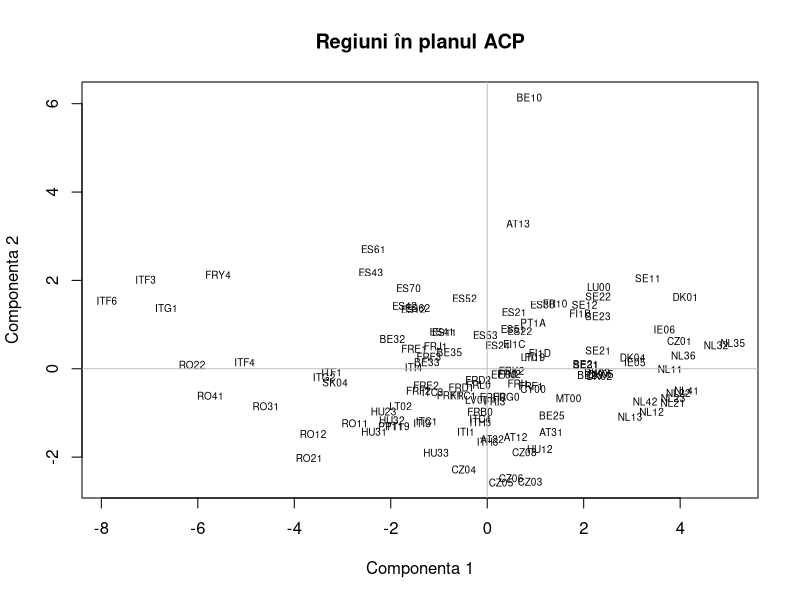

This chart was generated by the following R code:
# Date de exercițiu; rulează tu, dacă dorești. Nu necesită pachete externe.
# Salvează CSV-ul și acest script în același folder; setează acel folder în R.
d <- read.csv("model-01.csv", row.names = 1, check.names = FALSE)
R <- cor(d)
e <- eigen(R, symmetric = TRUE)
V <- e$vectors
anchors <- c(4,7,12,1,5,10,4,2,9,4,7,3)
for (j in seq_len(ncol(V))) if (V[anchors[j], j] < 0) V[,j] <- -V[,j]
factor <- sweep(V, 2, sqrt(e$values), "*")
rownames(factor) <- colnames(d)
colnames(factor) <- paste0("Dim", seq_len(ncol(d)))
scoruri <- scale(d) %*% V
rownames(scoruri) <- rownames(d)
print(round(R, 3))
print(round(cbind(lambda=e$values, procent=100*e$values/ncol(d), cumulat=cumsum(100*e$values/ncol(d))), 3))
print(round(factor[,1:2], 3))
print(round(cbind(Dim1=factor[,1], Dim2=factor[,2], ctr1=100*V[,1]^2, ctr2=100*V[,2]^2), 3))
plot(scoruri[,1:2], type="n", xlab="Componenta 1", ylab="Componenta 2", main="Regiuni în planul ACP")
text(scoruri[,1:2], labels=rownames(d), cex=.6)
abline(h=0,v=0,col="grey")
# Scorurile folosesc standardizarea cu abaterea standard de eșantion.
# Față de alte funcții PCA, semnul axelor sau scara scorurilor pot diferi.
